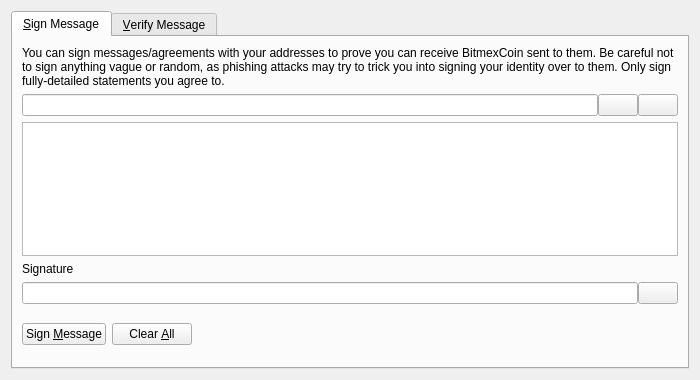
<?xml version="1.0" encoding="UTF-8"?>
<ui version="4.0">
 <class>SignVerifyMessageDialog</class>
 <widget class="QDialog" name="SignVerifyMessageDialog">
  <property name="geometry">
   <rect>
    <x>0</x>
    <y>0</y>
    <width>700</width>
    <height>380</height>
   </rect>
  </property>
  <property name="windowTitle">
   <string>Signatures - Sign / Verify a Message</string>
  </property>
  <property name="modal">
   <bool>true</bool>
  </property>
  <layout class="QVBoxLayout" name="verticalLayout">
   <item>
    <widget class="QTabWidget" name="tabWidget">
     <property name="currentIndex">
      <number>0</number>
     </property>
     <widget class="QWidget" name="tabSignMessage">
      <attribute name="title">
       <string>&amp;Sign Message</string>
      </attribute>
      <layout class="QVBoxLayout" name="verticalLayout_SM">
       <item>
        <widget class="QLabel" name="infoLabel_SM">
         <property name="text">
          <string>You can sign messages/agreements with your addresses to prove you can receive BitmexCoin sent to them. Be careful not to sign anything vague or random, as phishing attacks may try to trick you into signing your identity over to them. Only sign fully-detailed statements you agree to.</string>
         </property>
         <property name="textFormat">
          <enum>Qt::PlainText</enum>
         </property>
         <property name="wordWrap">
          <bool>true</bool>
         </property>
        </widget>
       </item>
       <item>
        <layout class="QHBoxLayout" name="horizontalLayout_1_SM">
         <property name="spacing">
          <number>0</number>
         </property>
         <item>
          <widget class="QValidatedLineEdit" name="addressIn_SM">
           <property name="toolTip">
            <string>The BitmexCoin address to sign the message with</string>
           </property>
          </widget>
         </item>
         <item>
          <widget class="QPushButton" name="addressBookButton_SM">
           <property name="toolTip">
            <string>Choose previously used address</string>
           </property>
           <property name="text">
            <string/>
           </property>
           <property name="shortcut">
            <string>Alt+A</string>
           </property>
           <property name="autoDefault">
            <bool>false</bool>
           </property>
          </widget>
         </item>
         <item>
          <widget class="QPushButton" name="pasteButton_SM">
           <property name="toolTip">
            <string>Paste address from clipboard</string>
           </property>
           <property name="text">
            <string/>
           </property>
           <property name="shortcut">
            <string>Alt+P</string>
           </property>
           <property name="autoDefault">
            <bool>false</bool>
           </property>
          </widget>
         </item>
        </layout>
       </item>
       <item>
        <widget class="QPlainTextEdit" name="messageIn_SM">
         <property name="toolTip">
          <string>Enter the message you want to sign here</string>
         </property>
        </widget>
       </item>
       <item>
        <widget class="QLabel" name="signatureLabel_SM">
         <property name="text">
          <string>Signature</string>
         </property>
         <property name="textFormat">
          <enum>Qt::PlainText</enum>
         </property>
        </widget>
       </item>
       <item>
        <layout class="QHBoxLayout" name="horizontalLayout_2_SM">
         <property name="spacing">
          <number>0</number>
         </property>
         <item>
          <widget class="QLineEdit" name="signatureOut_SM">
           <property name="font">
            <font>
             <italic>true</italic>
            </font>
           </property>
           <property name="readOnly">
            <bool>true</bool>
           </property>
          </widget>
         </item>
         <item>
          <widget class="QPushButton" name="copySignatureButton_SM">
           <property name="toolTip">
            <string>Copy the current signature to the system clipboard</string>
           </property>
           <property name="text">
            <string/>
           </property>
           <property name="autoDefault">
            <bool>false</bool>
           </property>
          </widget>
         </item>
        </layout>
       </item>
       <item>
        <layout class="QHBoxLayout" name="horizontalLayout_3_SM">
         <item>
          <widget class="QPushButton" name="signMessageButton_SM">
           <property name="toolTip">
            <string>Sign the message to prove you own this BitmexCoin address</string>
           </property>
           <property name="text">
            <string>Sign &amp;Message</string>
           </property>
           <property name="autoDefault">
            <bool>false</bool>
           </property>
          </widget>
         </item>
         <item>
          <widget class="QPushButton" name="clearButton_SM">
           <property name="toolTip">
            <string>Reset all sign message fields</string>
           </property>
           <property name="text">
            <string>Clear &amp;All</string>
           </property>
           <property name="autoDefault">
            <bool>false</bool>
           </property>
          </widget>
         </item>
         <item>
          <spacer name="horizontalSpacer_1_SM">
           <property name="orientation">
            <enum>Qt::Horizontal</enum>
           </property>
           <property name="sizeHint" stdset="0">
            <size>
             <width>40</width>
             <height>48</height>
            </size>
           </property>
          </spacer>
         </item>
         <item>
          <widget class="QLabel" name="statusLabel_SM">
           <property name="font">
            <font>
             <weight>75</weight>
             <bold>true</bold>
            </font>
           </property>
           <property name="text">
            <string/>
           </property>
           <property name="wordWrap">
            <bool>true</bool>
           </property>
          </widget>
         </item>
         <item>
          <spacer name="horizontalSpacer_2_SM">
           <property name="orientation">
            <enum>Qt::Horizontal</enum>
           </property>
           <property name="sizeHint" stdset="0">
            <size>
             <width>40</width>
             <height>48</height>
            </size>
           </property>
          </spacer>
         </item>
        </layout>
       </item>
      </layout>
     </widget>
     <widget class="QWidget" name="tabVerifyMessage">
      <attribute name="title">
       <string>&amp;Verify Message</string>
      </attribute>
      <layout class="QVBoxLayout" name="verticalLayout_VM">
       <item>
        <widget class="QLabel" name="infoLabel_VM">
         <property name="text">
          <string>Enter the receiver's address, message (ensure you copy line breaks, spaces, tabs, etc. exactly) and signature below to verify the message. Be careful not to read more into the signature than what is in the signed message itself, to avoid being tricked by a man-in-the-middle attack. Note that this only proves the signing party receives with the address, it cannot prove sendership of any transaction!</string>
         </property>
         <property name="textFormat">
          <enum>Qt::PlainText</enum>
         </property>
         <property name="alignment">
          <set>Qt::AlignLeading|Qt::AlignLeft|Qt::AlignTop</set>
         </property>
         <property name="wordWrap">
          <bool>true</bool>
         </property>
        </widget>
       </item>
       <item>
        <layout class="QHBoxLayout" name="horizontalLayout_1_VM">
         <property name="spacing">
          <number>0</number>
         </property>
         <item>
          <widget class="QValidatedLineEdit" name="addressIn_VM">
           <property name="toolTip">
            <string>The BitmexCoin address the message was signed with</string>
           </property>
          </widget>
         </item>
         <item>
          <widget class="QPushButton" name="addressBookButton_VM">
           <property name="toolTip">
            <string>Choose previously used address</string>
           </property>
           <property name="text">
            <string/>
           </property>
           <property name="shortcut">
            <string>Alt+A</string>
           </property>
           <property name="autoDefault">
            <bool>false</bool>
           </property>
          </widget>
         </item>
        </layout>
       </item>
       <item>
        <widget class="QPlainTextEdit" name="messageIn_VM"/>
       </item>
       <item>
        <widget class="QValidatedLineEdit" name="signatureIn_VM"/>
       </item>
       <item>
        <layout class="QHBoxLayout" name="horizontalLayout_2_VM">
         <item>
          <widget class="QPushButton" name="verifyMessageButton_VM">
           <property name="toolTip">
            <string>Verify the message to ensure it was signed with the specified BitmexCoin address</string>
           </property>
           <property name="text">
            <string>Verify &amp;Message</string>
           </property>
           <property name="autoDefault">
            <bool>false</bool>
           </property>
          </widget>
         </item>
         <item>
          <widget class="QPushButton" name="clearButton_VM">
           <property name="toolTip">
            <string>Reset all verify message fields</string>
           </property>
           <property name="text">
            <string>Clear &amp;All</string>
           </property>
           <property name="autoDefault">
            <bool>false</bool>
           </property>
          </widget>
         </item>
         <item>
          <spacer name="horizontalSpacer_1_VM">
           <property name="orientation">
            <enum>Qt::Horizontal</enum>
           </property>
           <property name="sizeHint" stdset="0">
            <size>
             <width>40</width>
             <height>48</height>
            </size>
           </property>
          </spacer>
         </item>
         <item>
          <widget class="QLabel" name="statusLabel_VM">
           <property name="font">
            <font>
             <weight>75</weight>
             <bold>true</bold>
            </font>
           </property>
           <property name="text">
            <string/>
           </property>
           <property name="wordWrap">
            <bool>true</bool>
           </property>
          </widget>
         </item>
         <item>
          <spacer name="horizontalSpacer_2_VM">
           <property name="orientation">
            <enum>Qt::Horizontal</enum>
           </property>
           <property name="sizeHint" stdset="0">
            <size>
             <width>40</width>
             <height>48</height>
            </size>
           </property>
          </spacer>
         </item>
        </layout>
       </item>
      </layout>
     </widget>
    </widget>
   </item>
  </layout>
 </widget>
 <customwidgets>
  <customwidget>
   <class>QValidatedLineEdit</class>
   <extends>QLineEdit</extends>
   <header>qvalidatedlineedit.h</header>
  </customwidget>
 </customwidgets>
 <resources>
  <include location="../BitmexCoin.qrc"/>
 </resources>
 <connections/>
</ui>
